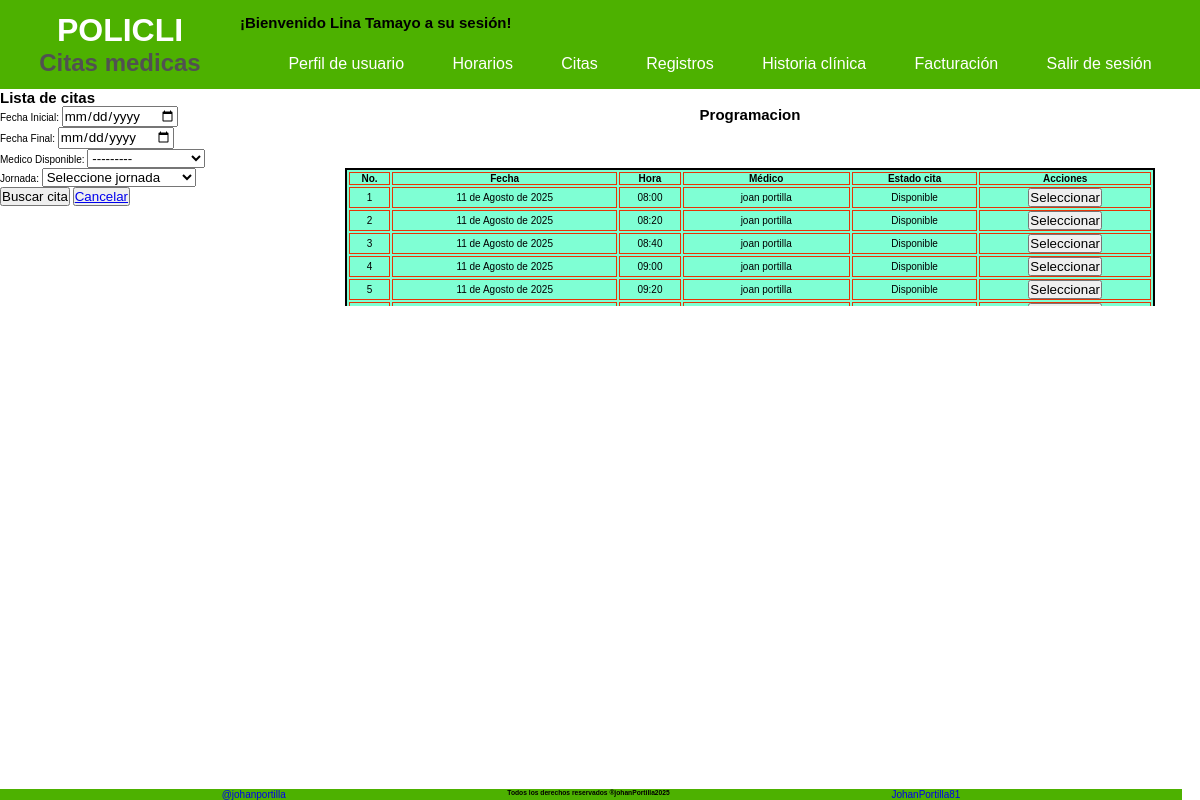
Page /sesion/listar/horarios/buscar (signed in) on the earlier database version.
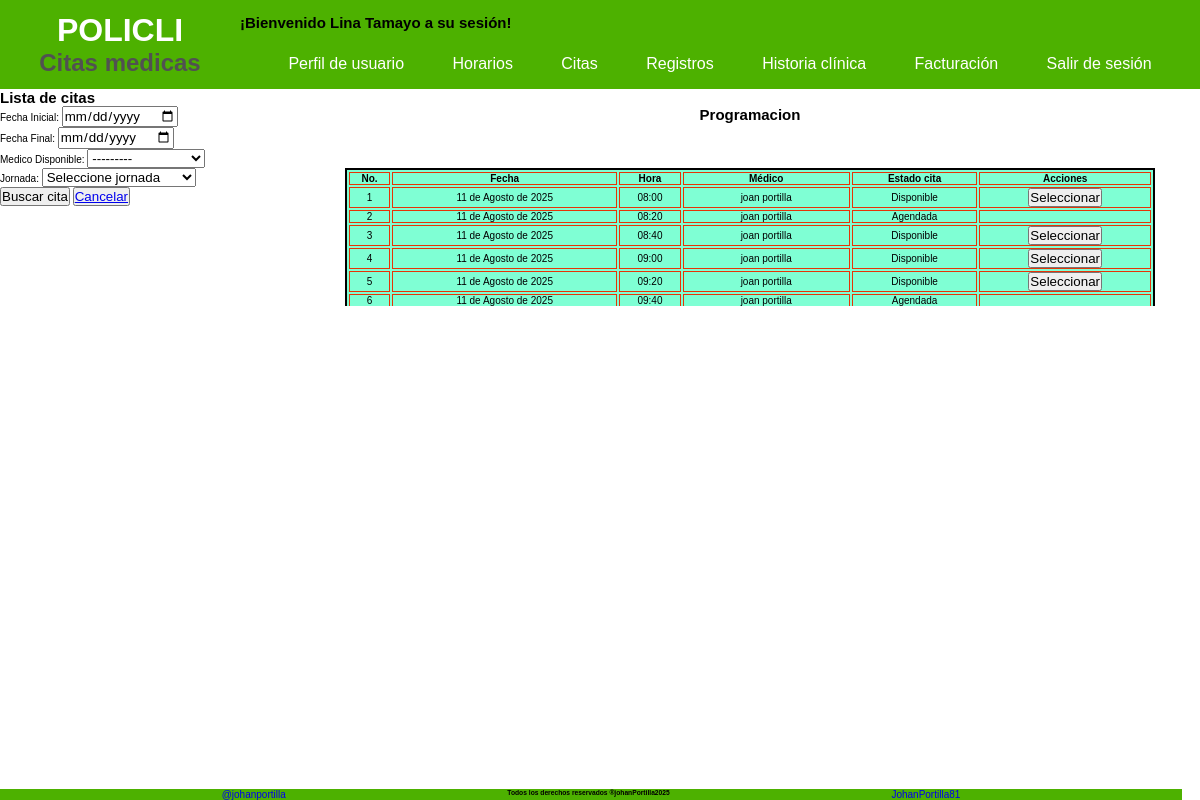
Same page on the later database version.
### Aplicaciones/Inicio/models.py (models this page shows, shortened)
class HorarioCita(models.Model):
    class Estado(models.TextChoices):
        DISPONIBLE = 'Disponible'
        AGENDADA = 'Agendada'
        REPROGRAMADA = 'Reprogramada'
        CANCELADA = 'Cancelada'
    class Asistencia(models.TextChoices):
        ASISTIO = 'Asistio'
        NO_ASISTIO = 'No asistio'
        ESPERA = 'A la espera'
    horario = models.ForeignKey(CrearHorario, on_delete= models.CASCADE)
    fecha = models.DateField(verbose_name='Fecha')
    hora_cita = models.TimeField(verbose_name='Hora de inicio')
    estado = models.CharField(max_length=20, choices = Estado.choices, default= Estado.DISPONIBLE, verbose_name='Estado')
    asistencia = models.CharField(max_length=20, choices = Asistencia.choices, default= Asistencia.ESPERA, verbose_name='Asistencia')

class CrearHorario(models.Model):
    id_usuario = models.ForeignKey(CreacionUser, on_delete= models.CASCADE, verbose_name='Medico')
    fecha = models.DateField(null=False, blank=False, verbose_name='Fecha de horario')
    hora_inicio = models.TimeField(null=False, blank=False, default= '08:00', verbose_name='Hora de inicio')# type: ignore
    hora_final = models.TimeField(null=False, blank=False, default= '18:00', verbose_name='Hora de final') # type: ignore
    duracion = models.IntegerField(null=False, blank=False, default= 20, verbose_name='Duración de Cita')
    fecha_registro = models.DateTimeField(auto_now_add=True)
    fecha_actualizacion = models.DateTimeField(auto_now=True)

class CreacionUser(AbstractUser):
    class Tipo_User(models.TextChoices):
        ADMIN = 'Administrador',
        PACIENTE = 'Paciente'
        MEDICO = 'Medico'
        RECEPCION = 'Recepcionista'
    class Tipo_id(models.TextChoices):
        CEDULA = 'Cédula'
        TARJETA_ID= 'Tarjeta Identidad'
        CED_EXT = 'Cédula Extranjería'
        PASAPORTE = 'Pasaporte'
    tipo_id = models.CharField( max_length=20 ,choices = Tipo_id.choices, default = Tipo_id.CEDULA, verbose_name='Tipo de documento'  )
    numero_id = models.PositiveBigIntegerField(null=False, blank=False,  verbose_name='Numero de identificación', unique=True, default=0)
    telefono = models.PositiveBigIntegerField(null= False, blank= False, verbose_name='Teléfono', default=0)
    tipo_usuario = models.CharField(max_length=20, choices = Tipo_User.choices, default = Tipo_User.PACIENTE, verbose_name='Tipo Usuario')
    fecha_actualizacion = models.DateTimeField (auto_now=True, verbose_name='Ultima Actualización')
    nombre_completo= models.CharField(max_length = 100, null=False, blank= False, verbose_name='Nombre completo')
    cambiar_contrasena = models.BooleanField(default=True, verbose_name='Cambiar contraseña')

### Aplicaciones/Inicio/views.py (the view)
@login_required # type: ignore
def buscar_citas(request):
    usuario_id = request.GET.get('usuario_id_busqueda') or request.POST.get('usuario_id') # type: ignore
    print(f'pasando el usuario {usuario_id}')
    citas = None
    titu = 'Esperando resultados'
    hoy = date.today()
    if request.method == 'POST':
        datos = BarraBusquedaCitas(request.POST)
        if datos.is_valid():
            print('Entrando a buscar')
            fecha_inicio = datos.cleaned_data['fecha_inicio']
            fecha_final = datos.cleaned_data['fecha_final']
            medico = datos.cleaned_data['medico']
            hora = datos.cleaned_data['hora']
            citas = HorarioCita.objects.all().order_by('fecha')
            if fecha_inicio:
                citas = citas.filter(fecha__gte = fecha_inicio)
            if fecha_final:
                citas = citas.filter(fecha__lte = fecha_final)
            if medico:
                citas = citas.filter(horario__id_usuario= medico )
            if hora == 'manana':
                citas = citas.filter(hora_cita__gte='06:00', hora_cita__lte='12:00')
            elif hora == 'tarde':
                citas = citas.filter(hora_cita__gte='12:00', hora_cita__lte='20:00')
            print('Procesandos')
        else:
            print('Problemas de validación del form')
    else:
        print('Ingresando primero al formulario')
        datos = BarraBusquedaCitas()
        citas = HorarioCita.objects.all().order_by('fecha')
    return render(request,'paginas/horario_citas.html', {'formato': datos, 'datos':citas ,'titulo': titu, 'usuario_id':usuario_id})

### Aplicaciones/Inicio/forms.py
class BarraBusquedaCitas(forms.Form):
    fecha_inicio = forms.DateField(label='Fecha Inicial', required=False, widget= forms.DateInput(attrs={'type':'date'}))
    fecha_final = forms.DateField(label='Fecha Final', required=False, widget= forms.DateInput(attrs={'type':'date'}))
    medico = UsuarioModelChoiceField(label='Medico Disponible', queryset= CreacionUser.objects.filter(tipo_usuario = 'Medico'), required=False)
    hora = forms.ChoiceField(label='Jornada',required=False, choices= [ ('','Seleccione jornada'), ('manana', 'Mañana (08:00-12:00)'), ('tarde', 'Tarde (12:00-19:00)')])

### Aplicaciones/Inicio/forms.py (called while the page is built)
    def label_from_instance(self, obj):
        return obj.nombre_completo # type: ignore

### templates/paginas/horario_citas.html (shortened to what this page needs)
{% extends 'index.html' %}
{% block contenido1 %}
<h2>Lista de citas</h2>
<div style=" display: flex; justify-content: space-between; ">
<div>
    <form method="POST" action="">
        {{ formato.as_p}}
        <button type="submit">Buscar cita</button>
        <button>
            <a href="{% url 'Buscar_Horarios' %}"> Cancelar</a>
        </button>
    </form>
</div>
<div style="height: 200px; overflow-y: scroll; width: 75%;">
    <h2 style="text-align: center;" >Programacion</h2>
    {% if datos %}
    <table class="table-admin" style="width: 90%;" ">
        <thead>
            <tr>
                <th>No.</th>
                <th>Fecha</th>
                <th>Hora</th>
                <th>Médico</th>
                <th>Estado cita</th>
                <th>Acciones</th>
            </tr>
        </thead>
        <tbody>
            {% for cita in datos %}
            <tr>
                <td>{{ forloop.counter }}</td>
                <td>{{ cita.fecha }}</td>
                <td>{{ cita.hora_cita }}</td>
                <td>{{ cita.horario.id_usuario.nombre_completo }}</td>
                <td>{{ cita.estado }}</td>
                <td>
                <form action="{% url 'Tomar_cita' %}" method="post">
                    {% if cita.estado == 'Disponible'  %}
                        <button type="submit">Seleccionar</button>
                    {% endif %}
                </form>
                </td>
            </tr>
            {% endfor %}
        </tbody>
    </table>
    {% else %}
    <p>No se encontraron resultados de su búsqueda</p>
    {% endif %}
</div>
</div>
{% endblock %}

Differences in the rows shown:
changed HorarioCita (number 2 of 6 on the later page): estado "Disponible" → "Agendada"; no longer shows "Seleccionar"
now on this page (row edited): HorarioCita: fecha "11 de Agosto de 2025", hora_cita "09:40", horario.id_usuario.nombre_completo "joan portilla", estado "Agendada"
